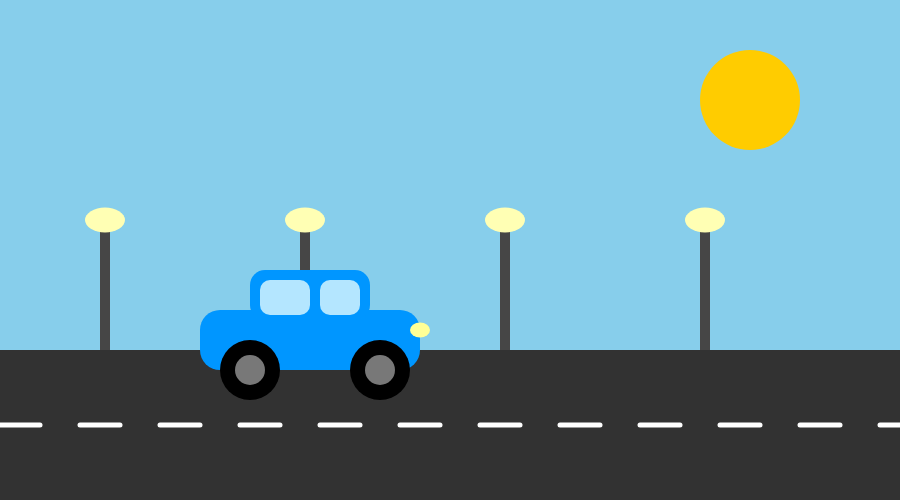
Frame 1 (no input)
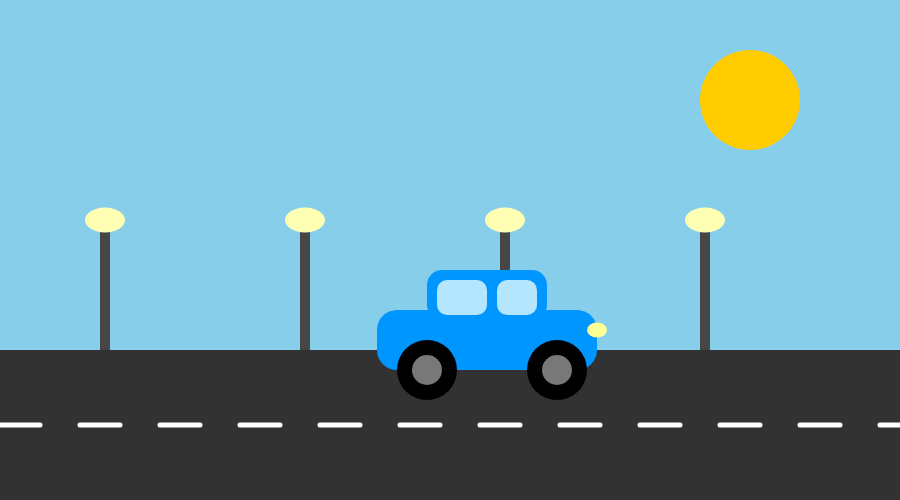
Frame 60 (no input)
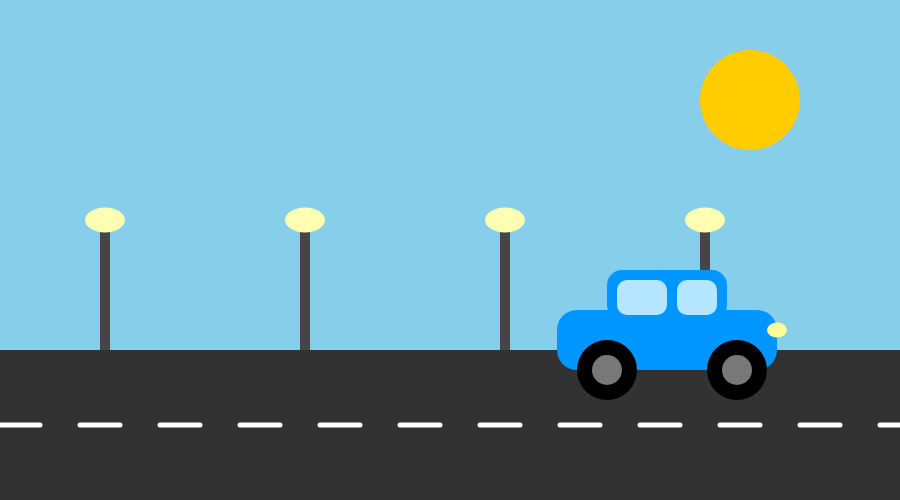
Frame 120 (the mouse pressed at the canvas centre since frame 60)

The p5.js sketch that drew these frames (run headless with seeded random() and noise() and a simulated clock; from frame 60 on, the mouse is pressed at the canvas centre):

// p5.js sketch
// ── sketch.js
let carX = 0;

function setup() {
  createCanvas(900, 500);
}

function draw() {
  drawSky();
  drawRoad();
  drawStreetLights();
  drawCar();

  carX += 3; // car movement
  if (carX > width + 200) {
    carX = -200;
  }
}

// 🌤 Sky
function drawSky() {
  background(135, 206, 235);
  
  // Sun
  fill(255, 204, 0);
  noStroke();
  ellipse(750, 100, 100);
}

// 🛣 Road
function drawRoad() {
  fill(50);
  rect(0, 350, width, 150);

  // Lane markings
  stroke(255);
  strokeWeight(5);
  for (let i = 0; i < width; i += 80) {
    line(i, 425, i + 40, 425);
  }
  noStroke();
}

// 💡 Street Lights
function drawStreetLights() {
  for (let i = 100; i < width; i += 200) {
    fill(70);
    rect(i, 220, 10, 130); // pole
    
    fill(255, 255, 180);
    ellipse(i + 5, 220, 40, 25); // light glow
  }
}

// 🚗 Fortnite Style Car
function drawCar() {
  push();
  translate(carX, 0);

  // Car Body
  fill(0, 150, 255);
  rect(200, 310, 220, 60, 20);

  // Top
  rect(250, 270, 120, 50, 15);

  // Windows
  fill(180, 230, 255);
  rect(260, 280, 50, 35, 10);
  rect(320, 280, 40, 35, 10);

  // Wheels
  fill(0);
  ellipse(250, 370, 60);
  ellipse(380, 370, 60);

  fill(120);
  ellipse(250, 370, 30);
  ellipse(380, 370, 30);

  // Headlight
  fill(255, 255, 150);
  ellipse(420, 330, 20, 15);

  pop();
}
